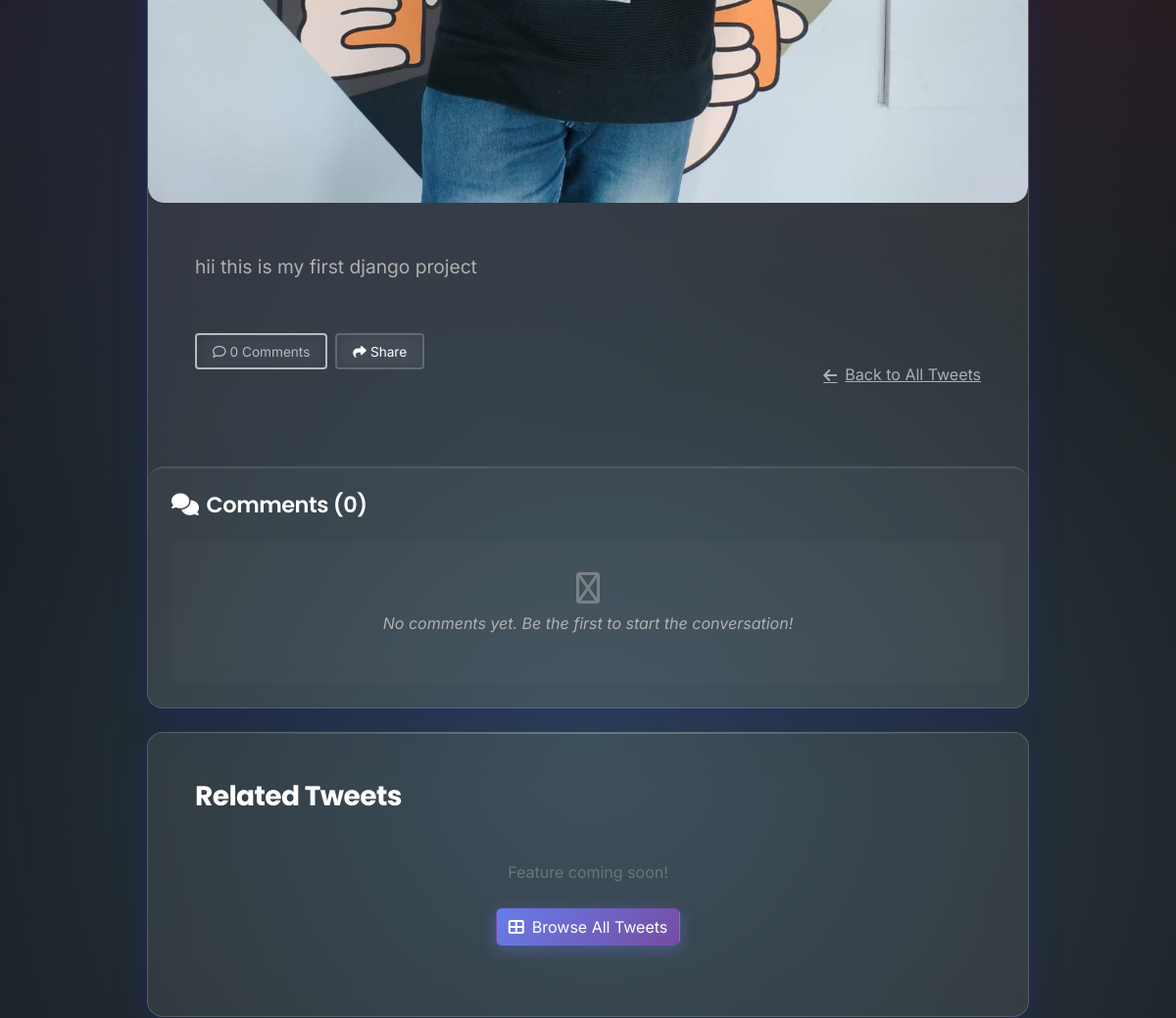
The app's page /tweet/1/ (middle part), older data.
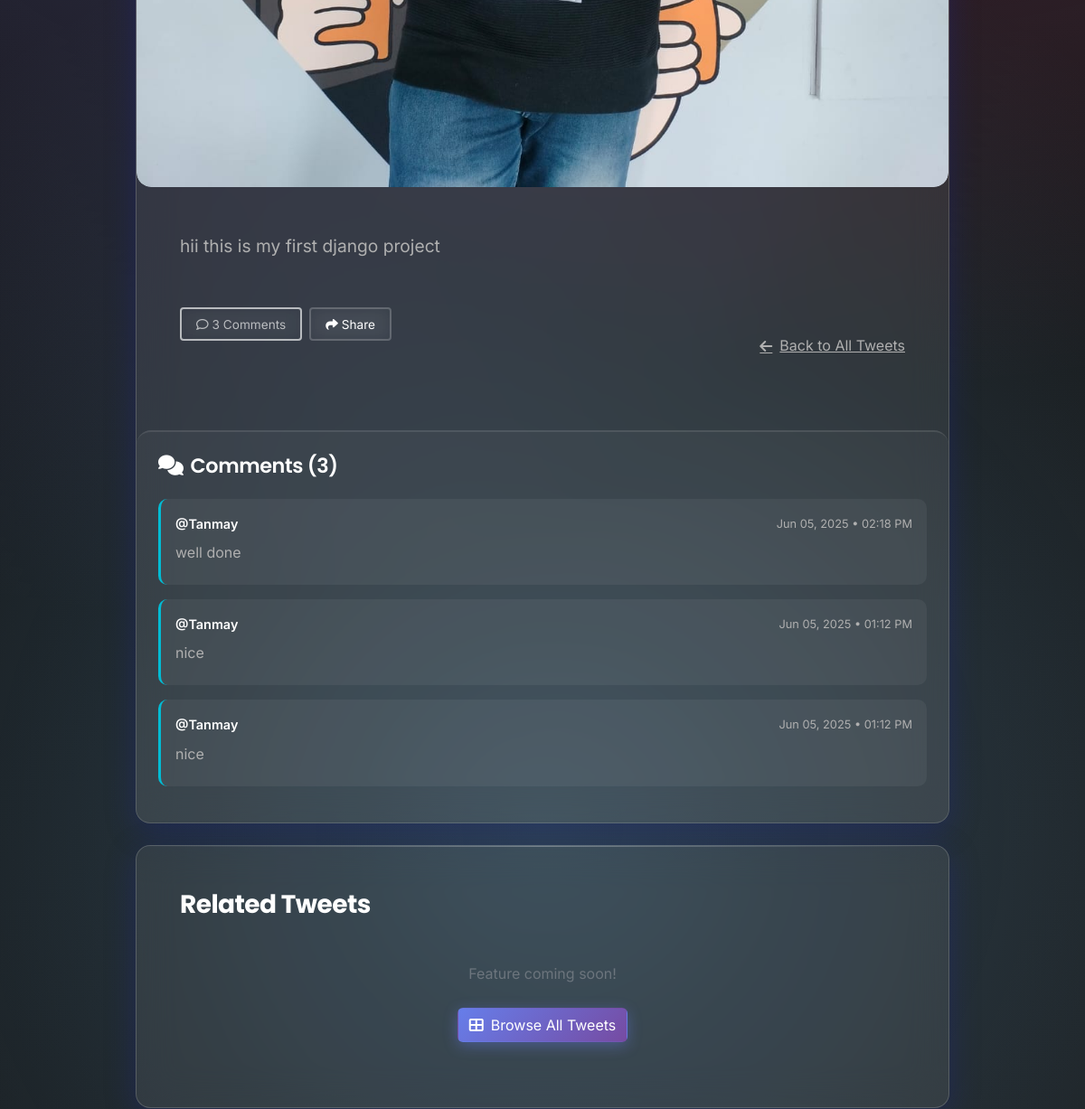
The same page, newer data.
### tweet/models.py (models this page shows, shortened)
class Comment(models.Model):
    tweet = models.ForeignKey(Tweet, on_delete=models.CASCADE, related_name='comments')
    user = models.ForeignKey(User, on_delete=models.CASCADE)
    text = models.TextField(max_length=500)
    created_at = models.DateTimeField(auto_now_add=True)

### tweet/views.py (the view)
# urls.py: path('<int:tweet_id>/', views.tweet_detail, name='tweet_detail'),
def tweet_detail(request, tweet_id):
    tweet = get_object_or_404(Tweet, id=tweet_id)
    comments = tweet.comments.all().order_by('-created_at')
    return render(request, 'tweet_page.html', {
        'tweet': tweet,
        'comments': comments
    })

### tweet/templates/tweet_page.html (shortened to what this page needs)
{% extends "layout.html" %}
{% block content%}
<div class="container py-5">
  <div class="tweet-container">
    <div class="glass-card p-0 overflow-hidden mb-4">
      {% if tweet.photo %}
      <div class="tweet-image-container">
        <img
          src="{{ tweet.photo.url }}"
          class="tweet-image"
          alt="{{ tweet.title }}"
        />
      </div>
      {% endif %}
      <div class="p-4 p-md-5">
        <div class="tweet-content">{{ tweet.text|linebreaksbr }}</div>
        <div class="d-flex flex-column flex-md-row justify-content-between align-items-start align-items-md-center">
          <div class="tweet-actions-buttons">
            <button class="btn btn-outline-custom btn-sm" disabled>
              <i class="far fa-comment me-1"></i>{{ comments.count }} Comment{{ comments.count|pluralize }}
            </button>
            <button class="btn btn-outline-custom btn-sm" onclick="sharePost()">
              <i class="fas fa-share me-1"></i>Share
            </button>
          </div>
          <a href="{% url 'tweet_list' %}" class="back-link">
            <i class="fas fa-arrow-left me-2"></i>Back to All Tweets
          </a>
        </div>
      </div>
      <div class="comments-section" id="comments-section">
        <h3>
          <i class="fas fa-comments"></i>
          Comments ({{ comments.count }})
        </h3>
        {% for c in comments %}
          <div class="comment-card">
            <div class="comment-header">
              <div class="comment-user">@{{ c.user.username }}</div>
              <div class="comment-date">{{ c.created_at|date:"M d, Y • h:i A" }}</div>
            </div>
            <div class="comment-text">{{ c.text|linebreaksbr }}</div>
          </div>
        {% empty %}
          <div class="no-comments">
            <i class="far fa-comment-slash mb-2" style="font-size: 2rem; opacity: 0.5;"></i>
            <p>No comments yet. Be the first to start the conversation!</p>
          </div>
        {% endfor %}
      </div>
    </div>
    <div class="glass-card p-4 p-md-5 mt-4">
      <h3 class="fw-bold mb-4">Related Tweets</h3>
      <div class="text-center py-4">
        <p class="text-secondary mb-4">Feature coming soon!</p>
        <a href="{% url 'tweet_list' %}" class="btn btn-primary-custom">
          <i class="fas fa-th-large me-2"></i>Browse All Tweets
        </a>
      </div>
    </div>
  </div>
</div>
{% endblock %}

Row changes from the older to the newer data that the page shows:
added Comment: user.username "Tanmay", created_at "Jun 05, 2025 • 02:18 PM", text "well done"
added Comment: user.username "Tanmay", created_at "Jun 05, 2025 • 01:12 PM", text "nice"
added Comment: user.username "Tanmay", created_at "Jun 05, 2025 • 01:12 PM", text "nice"
Text that changed along with them:
{{ comments.count }}: "0" → "3"
text no longer shown: "No comments yet. Be the first to start the conversation!"
